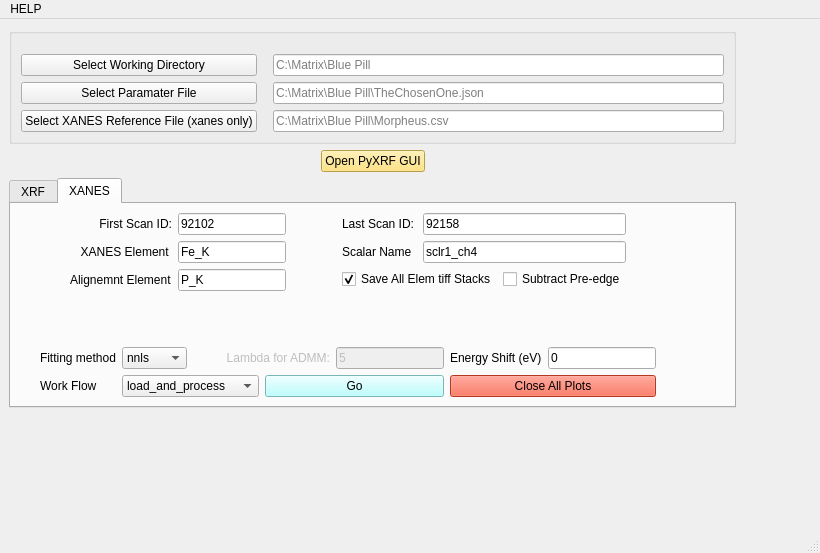
<?xml version="1.0" encoding="UTF-8"?>
<ui version="4.0">
 <author>Ajith</author>
 <class>MainWindow</class>
 <widget class="QMainWindow" name="MainWindow">
  <property name="geometry">
   <rect>
    <x>0</x>
    <y>0</y>
    <width>820</width>
    <height>553</height>
   </rect>
  </property>
  <property name="windowTitle">
   <string>HXN_Wizard</string>
  </property>
  <widget class="QWidget" name="centralwidget">
   <layout class="QGridLayout" name="gridLayout_17">
    <item row="0" column="0">
     <layout class="QGridLayout" name="gridLayout_13">
      <item row="0" column="0">
       <widget class="QGroupBox" name="groupBox">
        <property name="sizePolicy">
         <sizepolicy hsizetype="Preferred" vsizetype="Preferred">
          <horstretch>0</horstretch>
          <verstretch>0</verstretch>
         </sizepolicy>
        </property>
        <property name="title">
         <string/>
        </property>
        <layout class="QGridLayout" name="gridLayout_7">
         <property name="topMargin">
          <number>20</number>
         </property>
         <item row="0" column="0">
          <layout class="QGridLayout" name="gridLayout_4">
           <item row="2" column="1">
            <widget class="QLineEdit" name="le_ref">
             <property name="sizePolicy">
              <sizepolicy hsizetype="MinimumExpanding" vsizetype="Fixed">
               <horstretch>0</horstretch>
               <verstretch>0</verstretch>
              </sizepolicy>
             </property>
             <property name="text">
              <string/>
             </property>
             <property name="placeholderText">
              <string>C:\Matrix\Blue Pill\Morpheus.csv</string>
             </property>
            </widget>
           </item>
           <item row="0" column="1">
            <widget class="QLineEdit" name="le_wd">
             <property name="sizePolicy">
              <sizepolicy hsizetype="MinimumExpanding" vsizetype="Fixed">
               <horstretch>0</horstretch>
               <verstretch>0</verstretch>
              </sizepolicy>
             </property>
             <property name="text">
              <string/>
             </property>
             <property name="placeholderText">
              <string>C:\Matrix\Blue Pill</string>
             </property>
            </widget>
           </item>
           <item row="0" column="0" rowspan="3">
            <layout class="QGridLayout" name="gridLayout_2">
             <property name="leftMargin">
              <number>0</number>
             </property>
             <property name="rightMargin">
              <number>10</number>
             </property>
             <item row="0" column="0">
              <widget class="QPushButton" name="pb_wd">
               <property name="sizePolicy">
                <sizepolicy hsizetype="Minimum" vsizetype="Minimum">
                 <horstretch>0</horstretch>
                 <verstretch>0</verstretch>
                </sizepolicy>
               </property>
               <property name="text">
                <string>Select Working Directory</string>
               </property>
              </widget>
             </item>
             <item row="1" column="0">
              <widget class="QPushButton" name="pb_param">
               <property name="sizePolicy">
                <sizepolicy hsizetype="Minimum" vsizetype="Minimum">
                 <horstretch>0</horstretch>
                 <verstretch>0</verstretch>
                </sizepolicy>
               </property>
               <property name="text">
                <string>Select Paramater File</string>
               </property>
              </widget>
             </item>
             <item row="2" column="0">
              <widget class="QPushButton" name="pb_ref">
               <property name="sizePolicy">
                <sizepolicy hsizetype="Minimum" vsizetype="Minimum">
                 <horstretch>0</horstretch>
                 <verstretch>0</verstretch>
                </sizepolicy>
               </property>
               <property name="text">
                <string>Select XANES Reference File (xanes only)</string>
               </property>
              </widget>
             </item>
            </layout>
           </item>
           <item row="1" column="1">
            <widget class="QLineEdit" name="le_param">
             <property name="sizePolicy">
              <sizepolicy hsizetype="MinimumExpanding" vsizetype="Fixed">
               <horstretch>0</horstretch>
               <verstretch>0</verstretch>
              </sizepolicy>
             </property>
             <property name="text">
              <string/>
             </property>
             <property name="placeholderText">
              <string>C:\Matrix\Blue Pill\TheChosenOne.json</string>
             </property>
            </widget>
           </item>
          </layout>
         </item>
        </layout>
       </widget>
      </item>
      <item row="1" column="0">
       <layout class="QGridLayout" name="gridLayout_8">
        <item row="0" column="0">
         <spacer name="horizontalSpacer_5">
          <property name="orientation">
           <enum>Qt::Horizontal</enum>
          </property>
          <property name="sizeHint" stdset="0">
           <size>
            <width>40</width>
            <height>20</height>
           </size>
          </property>
         </spacer>
        </item>
        <item row="0" column="1">
         <widget class="QPushButton" name="pb_open_pyxrf">
          <property name="sizePolicy">
           <sizepolicy hsizetype="Preferred" vsizetype="Preferred">
            <horstretch>0</horstretch>
            <verstretch>0</verstretch>
           </sizepolicy>
          </property>
          <property name="styleSheet">
           <string notr="true">background-color: rgb(255, 221, 98);</string>
          </property>
          <property name="text">
           <string>Open PyXRF GUI</string>
          </property>
         </widget>
        </item>
        <item row="0" column="2">
         <spacer name="horizontalSpacer_3">
          <property name="orientation">
           <enum>Qt::Horizontal</enum>
          </property>
          <property name="sizeHint" stdset="0">
           <size>
            <width>40</width>
            <height>20</height>
           </size>
          </property>
         </spacer>
        </item>
       </layout>
      </item>
      <item row="2" column="0">
       <widget class="QTabWidget" name="tabWidget">
        <property name="styleSheet">
         <string notr="true">font: 10pt &quot;MS Shell Dlg 2&quot;;</string>
        </property>
        <property name="currentIndex">
         <number>1</number>
        </property>
        <property name="tabBarAutoHide">
         <bool>false</bool>
        </property>
        <widget class="QWidget" name="tab_2">
         <attribute name="title">
          <string>XRF</string>
         </attribute>
         <layout class="QGridLayout" name="gridLayout_16">
          <item row="0" column="0">
           <widget class="QGroupBox" name="groupBox_3">
            <property name="title">
             <string>XRF Batch Processing</string>
            </property>
            <property name="alignment">
             <set>Qt::AlignCenter</set>
            </property>
            <layout class="QGridLayout" name="gridLayout_11">
             <item row="2" column="0">
              <layout class="QGridLayout" name="gridLayout_6">
               <property name="leftMargin">
                <number>150</number>
               </property>
               <property name="rightMargin">
                <number>150</number>
               </property>
               <item row="0" column="3">
                <widget class="QLineEdit" name="le_lastid_2">
                 <property name="text">
                  <string>92158</string>
                 </property>
                 <property name="placeholderText">
                  <string>00000</string>
                 </property>
                </widget>
               </item>
               <item row="0" column="1">
                <widget class="QLineEdit" name="le_startid_2">
                 <property name="text">
                  <string>92102</string>
                 </property>
                 <property name="placeholderText">
                  <string>00000</string>
                 </property>
                </widget>
               </item>
               <item row="0" column="2">
                <widget class="QLabel" name="label_11">
                 <property name="text">
                  <string>Last Scan ID:</string>
                 </property>
                </widget>
               </item>
               <item row="1" column="0">
                <widget class="QLabel" name="label_10">
                 <property name="text">
                  <string>Scalar Name:</string>
                 </property>
                </widget>
               </item>
               <item row="0" column="0">
                <widget class="QLabel" name="label_12">
                 <property name="text">
                  <string>First Scan ID:</string>
                 </property>
                </widget>
               </item>
               <item row="1" column="1">
                <widget class="QLineEdit" name="le_sclr_2">
                 <property name="text">
                  <string>sclr1_ch4</string>
                 </property>
                 <property name="placeholderText">
                  <string>Fe_K</string>
                 </property>
                </widget>
               </item>
               <item row="1" column="2" colspan="2">
                <widget class="QPushButton" name="pb_xrf_start">
                 <property name="styleSheet">
                  <string notr="true">background-color: rgb(85, 255, 127);</string>
                 </property>
                 <property name="text">
                  <string>Start Batch Processing</string>
                 </property>
                </widget>
               </item>
              </layout>
             </item>
            </layout>
           </widget>
          </item>
          <item row="1" column="0">
           <layout class="QGridLayout" name="gridLayout_12">
            <property name="leftMargin">
             <number>150</number>
            </property>
            <property name="rightMargin">
             <number>150</number>
            </property>
            <item row="0" column="0">
             <widget class="QGroupBox" name="groupBox_2">
              <property name="title">
               <string>XRF Live Processing</string>
              </property>
              <property name="alignment">
               <set>Qt::AlignCenter</set>
              </property>
              <layout class="QGridLayout" name="gridLayout_10">
               <item row="0" column="0">
                <layout class="QGridLayout" name="gridLayout_9">
                 <item row="0" column="0">
                  <widget class="QPushButton" name="pb_activate_live">
                   <property name="styleSheet">
                    <string notr="true">background-color: rgb(0, 170, 255);
background-color: rgb(67, 246, 255);</string>
                   </property>
                   <property name="text">
                    <string>Initiate Live</string>
                   </property>
                  </widget>
                 </item>
                 <item row="0" column="1">
                  <widget class="QPushButton" name="pb_live">
                   <property name="styleSheet">
                    <string notr="true">background-color: rgb(255, 130, 67);
font: 75 12pt &quot;MS Shell Dlg 2&quot;;
</string>
                   </property>
                   <property name="text">
                    <string>Start </string>
                   </property>
                  </widget>
                 </item>
                 <item row="1" column="0" colspan="2">
                  <widget class="QLabel" name="label_live_status">
                   <property name="text">
                    <string>Live Processing is not ready</string>
                   </property>
                   <property name="alignment">
                    <set>Qt::AlignCenter</set>
                   </property>
                  </widget>
                 </item>
                </layout>
               </item>
              </layout>
             </widget>
            </item>
           </layout>
          </item>
         </layout>
        </widget>
        <widget class="QWidget" name="tab">
         <attribute name="title">
          <string>XANES</string>
         </attribute>
         <layout class="QGridLayout" name="gridLayout_15">
          <item row="0" column="0">
           <layout class="QGridLayout" name="gridLayout_14">
            <property name="leftMargin">
             <number>50</number>
            </property>
            <property name="rightMargin">
             <number>50</number>
            </property>
            <item row="0" column="0">
             <layout class="QGridLayout" name="gridLayout_3">
              <item row="0" column="0">
               <widget class="QLabel" name="label">
                <property name="text">
                 <string>First Scan ID:</string>
                </property>
                <property name="alignment">
                 <set>Qt::AlignRight|Qt::AlignTrailing|Qt::AlignVCenter</set>
                </property>
               </widget>
              </item>
              <item row="0" column="1">
               <widget class="QLineEdit" name="le_startid">
                <property name="text">
                 <string>92102</string>
                </property>
                <property name="placeholderText">
                 <string>00000</string>
                </property>
               </widget>
              </item>
              <item row="1" column="0">
               <widget class="QLabel" name="label_3">
                <property name="text">
                 <string>XANES Element </string>
                </property>
                <property name="alignment">
                 <set>Qt::AlignRight|Qt::AlignTrailing|Qt::AlignVCenter</set>
                </property>
               </widget>
              </item>
              <item row="1" column="1">
               <widget class="QLineEdit" name="xanes_elem">
                <property name="text">
                 <string>Fe_K</string>
                </property>
                <property name="placeholderText">
                 <string>Fe_K</string>
                </property>
               </widget>
              </item>
              <item row="2" column="0">
               <widget class="QLabel" name="label_4">
                <property name="text">
                 <string>Alignemnt Element</string>
                </property>
               </widget>
              </item>
              <item row="2" column="1">
               <widget class="QLineEdit" name="alignment_elem">
                <property name="text">
                 <string>P_K</string>
                </property>
                <property name="placeholderText">
                 <string>Pt_L</string>
                </property>
               </widget>
              </item>
             </layout>
            </item>
            <item row="0" column="1">
             <layout class="QGridLayout" name="gridLayout_5">
              <property name="leftMargin">
               <number>50</number>
              </property>
              <property name="rightMargin">
               <number>0</number>
              </property>
              <item row="0" column="0">
               <widget class="QLabel" name="label_2">
                <property name="text">
                 <string>Last Scan ID:</string>
                </property>
               </widget>
              </item>
              <item row="0" column="1" colspan="2">
               <widget class="QLineEdit" name="le_lastid">
                <property name="text">
                 <string>92158</string>
                </property>
                <property name="placeholderText">
                 <string>00000</string>
                </property>
               </widget>
              </item>
              <item row="1" column="0">
               <widget class="QLabel" name="label_8">
                <property name="text">
                 <string>Scalar Name</string>
                </property>
               </widget>
              </item>
              <item row="1" column="1" colspan="2">
               <widget class="QLineEdit" name="le_sclr">
                <property name="text">
                 <string>sclr1_ch4</string>
                </property>
                <property name="placeholderText">
                 <string>Fe_K</string>
                </property>
               </widget>
              </item>
              <item row="2" column="0" colspan="2">
               <widget class="QCheckBox" name="ch_b_save_all_tiffs">
                <property name="text">
                 <string>Save All Elem tiff Stacks</string>
                </property>
                <property name="checked">
                 <bool>true</bool>
                </property>
               </widget>
              </item>
              <item row="2" column="2">
               <widget class="QCheckBox" name="ch_b_baseline">
                <property name="sizePolicy">
                 <sizepolicy hsizetype="Fixed" vsizetype="Fixed">
                  <horstretch>0</horstretch>
                  <verstretch>0</verstretch>
                 </sizepolicy>
                </property>
                <property name="text">
                 <string>Subtract Pre-edge</string>
                </property>
               </widget>
              </item>
             </layout>
            </item>
           </layout>
          </item>
          <item row="0" column="1">
           <spacer name="horizontalSpacer">
            <property name="orientation">
             <enum>Qt::Horizontal</enum>
            </property>
            <property name="sizeHint" stdset="0">
             <size>
              <width>49</width>
              <height>20</height>
             </size>
            </property>
           </spacer>
          </item>
          <item row="1" column="0">
           <spacer name="verticalSpacer">
            <property name="orientation">
             <enum>Qt::Vertical</enum>
            </property>
            <property name="sizeHint" stdset="0">
             <size>
              <width>20</width>
              <height>48</height>
             </size>
            </property>
           </spacer>
          </item>
          <item row="2" column="0">
           <layout class="QGridLayout" name="gridLayout">
            <property name="leftMargin">
             <number>20</number>
            </property>
            <property name="rightMargin">
             <number>20</number>
            </property>
            <item row="0" column="0">
             <widget class="QLabel" name="label_5">
              <property name="sizePolicy">
               <sizepolicy hsizetype="Preferred" vsizetype="Preferred">
                <horstretch>0</horstretch>
                <verstretch>0</verstretch>
               </sizepolicy>
              </property>
              <property name="text">
               <string>Fitting method</string>
              </property>
             </widget>
            </item>
            <item row="0" column="1">
             <widget class="QComboBox" name="cb_fittin_method">
              <property name="sizePolicy">
               <sizepolicy hsizetype="Preferred" vsizetype="Preferred">
                <horstretch>0</horstretch>
                <verstretch>0</verstretch>
               </sizepolicy>
              </property>
              <item>
               <property name="text">
                <string>nnls</string>
               </property>
              </item>
              <item>
               <property name="text">
                <string>admm</string>
               </property>
              </item>
             </widget>
            </item>
            <item row="0" column="2" colspan="2">
             <widget class="QLabel" name="label_xanes_method">
              <property name="enabled">
               <bool>false</bool>
              </property>
              <property name="sizePolicy">
               <sizepolicy hsizetype="Preferred" vsizetype="Preferred">
                <horstretch>0</horstretch>
                <verstretch>0</verstretch>
               </sizepolicy>
              </property>
              <property name="text">
               <string>Lambda for ADMM:</string>
              </property>
              <property name="alignment">
               <set>Qt::AlignRight|Qt::AlignTrailing|Qt::AlignVCenter</set>
              </property>
             </widget>
            </item>
            <item row="0" column="4">
             <widget class="QLineEdit" name="admm_lamda">
              <property name="enabled">
               <bool>false</bool>
              </property>
              <property name="sizePolicy">
               <sizepolicy hsizetype="Preferred" vsizetype="Preferred">
                <horstretch>0</horstretch>
                <verstretch>0</verstretch>
               </sizepolicy>
              </property>
              <property name="focusPolicy">
               <enum>Qt::StrongFocus</enum>
              </property>
              <property name="text">
               <string>5</string>
              </property>
              <property name="placeholderText">
               <string>Lambda for ADMM</string>
              </property>
             </widget>
            </item>
            <item row="0" column="5">
             <widget class="QLabel" name="label_9">
              <property name="sizePolicy">
               <sizepolicy hsizetype="Preferred" vsizetype="Preferred">
                <horstretch>0</horstretch>
                <verstretch>0</verstretch>
               </sizepolicy>
              </property>
              <property name="text">
               <string>Energy Shift (eV)</string>
              </property>
             </widget>
            </item>
            <item row="0" column="6">
             <widget class="QLineEdit" name="energy_shift">
              <property name="sizePolicy">
               <sizepolicy hsizetype="Preferred" vsizetype="Preferred">
                <horstretch>0</horstretch>
                <verstretch>0</verstretch>
               </sizepolicy>
              </property>
              <property name="focusPolicy">
               <enum>Qt::StrongFocus</enum>
              </property>
              <property name="text">
               <string>0</string>
              </property>
              <property name="placeholderText">
               <string>Lambda for ADMM</string>
              </property>
             </widget>
            </item>
            <item row="1" column="0">
             <widget class="QLabel" name="label_6">
              <property name="text">
               <string>Work Flow</string>
              </property>
             </widget>
            </item>
            <item row="1" column="1" colspan="2">
             <widget class="QComboBox" name="cb_process">
              <property name="sizePolicy">
               <sizepolicy hsizetype="Expanding" vsizetype="Fixed">
                <horstretch>0</horstretch>
                <verstretch>0</verstretch>
               </sizepolicy>
              </property>
              <item>
               <property name="text">
                <string>load_and_process</string>
               </property>
              </item>
              <item>
               <property name="text">
                <string>process</string>
               </property>
              </item>
              <item>
               <property name="text">
                <string>build_xanes_map</string>
               </property>
              </item>
             </widget>
            </item>
            <item row="1" column="3" colspan="2">
             <widget class="QPushButton" name="pb_start">
              <property name="styleSheet">
               <string notr="true">font: 12pt &quot;MS Shell Dlg 2&quot;;
background-color: rgb(170, 255, 255);</string>
              </property>
              <property name="text">
               <string>Go</string>
              </property>
             </widget>
            </item>
            <item row="1" column="5" colspan="2">
             <widget class="QPushButton" name="pb_close_plots">
              <property name="styleSheet">
               <string notr="true">background-color: rgb(255, 77, 46);
color: rgb(0, 0, 0);
font: 75 10pt &quot;MS Shell Dlg 2&quot;;</string>
              </property>
              <property name="text">
               <string>Close All Plots</string>
              </property>
             </widget>
            </item>
           </layout>
          </item>
          <item row="2" column="1">
           <spacer name="horizontalSpacer_2">
            <property name="orientation">
             <enum>Qt::Horizontal</enum>
            </property>
            <property name="sizeHint" stdset="0">
             <size>
              <width>49</width>
              <height>20</height>
             </size>
            </property>
           </spacer>
          </item>
         </layout>
        </widget>
       </widget>
      </item>
     </layout>
    </item>
    <item row="0" column="1">
     <spacer name="horizontalSpacer_4">
      <property name="orientation">
       <enum>Qt::Horizontal</enum>
      </property>
      <property name="sizeHint" stdset="0">
       <size>
        <width>40</width>
        <height>20</height>
       </size>
      </property>
     </spacer>
    </item>
    <item row="1" column="0">
     <spacer name="verticalSpacer_2">
      <property name="orientation">
       <enum>Qt::Vertical</enum>
      </property>
      <property name="sizeHint" stdset="0">
       <size>
        <width>20</width>
        <height>52</height>
       </size>
      </property>
     </spacer>
    </item>
   </layout>
  </widget>
  <widget class="QMenuBar" name="menubar">
   <property name="geometry">
    <rect>
     <x>0</x>
     <y>0</y>
     <width>820</width>
     <height>26</height>
    </rect>
   </property>
   <widget class="QMenu" name="menuHELP">
    <property name="title">
     <string>HELP</string>
    </property>
   </widget>
   <addaction name="menuHELP"/>
  </widget>
  <widget class="QStatusBar" name="statusbar"/>
 </widget>
 <resources/>
 <connections/>
</ui>
